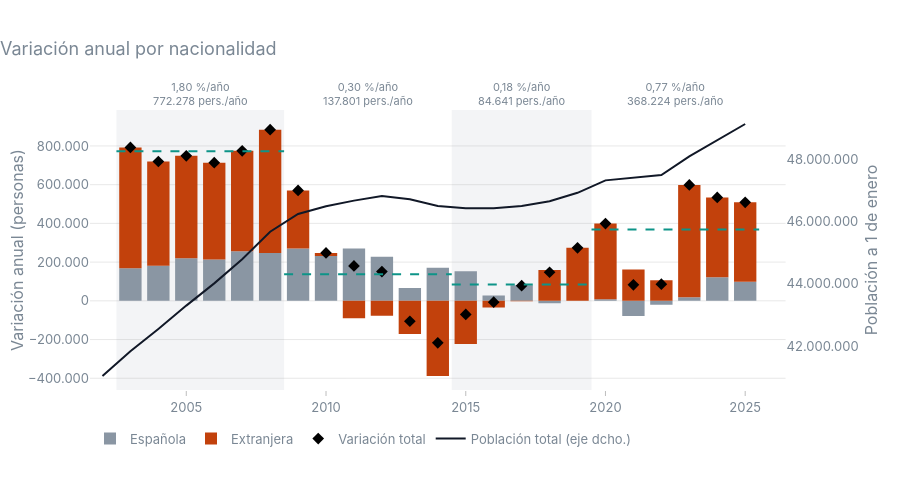
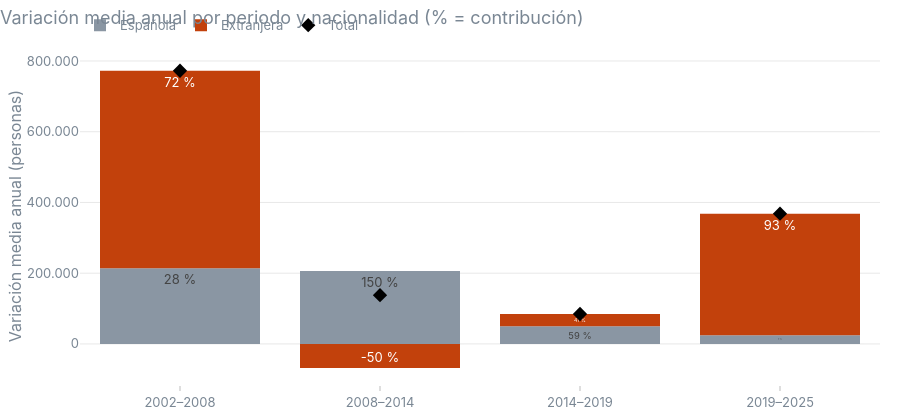
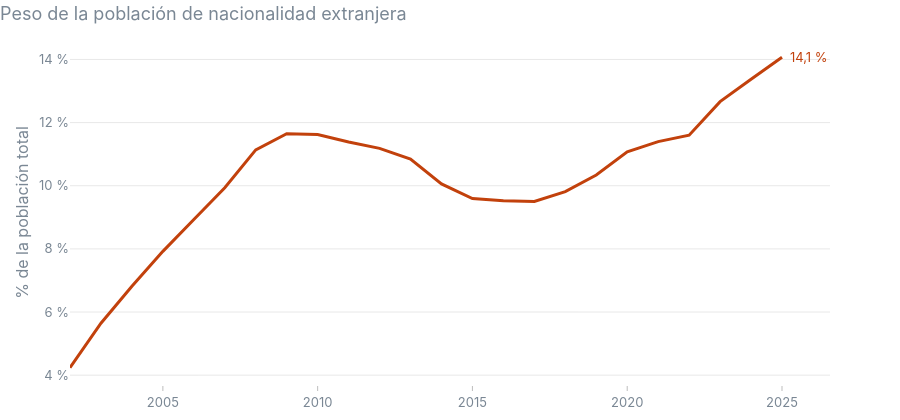

The notebook cell saved with these charts, in order:
### Code cell
grafico_anual(nac, total, "Variación anual por nacionalidad", COL_NAC, LIMITES).show()
grafico_periodos(res_nac, COL_NAC, "Variación media anual por periodo y nacionalidad (% = contribución)").show()
grafico_cuota(nac, total, COL_NAC, "Peso de la población de nacionalidad extranjera", excluir=["Española"]).show()

### Figure 1 — Plotly figure (JSON) as saved in the notebook; plotly's stock layout.template omitted (floating-point values rounded to 4 significant figures)
{"data": [{"customdata": [2002, 2003, 2004, 2005, 2006, 2007, 2008, 2009, 2010, 2011, 2012, 2013, 2014, 2015, 2016, 2017, 2018, 2019, 2020, 2021, 2022, 2023, 2024], "hovertemplate": "%{customdata} → %{x}: %{y:,.0f}<extra>Española</extra>", "marker": {"color": "#8a96a3"}, "name": "Española", "type": "bar", "x": [2003, 2004, 2005, 2006, 2007, 2008, 2009, 2010, 2011, 2012, 2013, 2014, 2015, 2016, 2017, 2018, 2019, 2020, 2021, 2022, 2023, 2024, 2025], "y": [168509, 180858, 219465, 212922, 256172, 247418, 269969, 231430, 270692, 227452, 65880, 171326, 152345, 27813, 80190, -11992, 441, 8583, -78676, -20415, 18060, 121672, 98913]}, {"customdata": [2002, 2003, 2004, 2005, 2006, 2007, 2008, 2009, 2010, 2011, 2012, 2013, 2014, 2015, 2016, 2017, 2018, 2019, 2020, 2021, 2022, 2023, 2024], "hovertemplate": "%{customdata} → %{x}: %{y:,.0f}<extra>Extranjera</extra>", "marker": {"color": "#c2410c"}, "name": "Extranjera", "type": "bar", "x": [2003, 2004, 2005, 2006, 2007, 2008, 2009, 2010, 2011, 2012, 2013, 2014, 2015, 2016, 2017, 2018, 2019, 2020, 2021, 2022, 2023, 2024, 2025], "y": [624055, 538761, 529416, 500712, 518518, 636861, 300364, 15920, -90139, -76410, -171446, -388232, -222367, -34651, -1681, 159669, 273440, 390516, 161424, 106344, 580574, 412662, 409689]}, {"marker": {"color": "black", "size": 9, "symbol": "diamond"}, "mode": "markers", "name": "Variación total", "type": "scatter", "x": [2003, 2004, 2005, 2006, 2007, 2008, 2009, 2010, 2011, 2012, 2013, 2014, 2015, 2016, 2017, 2018, 2019, 2020, 2021, 2022, 2023, 2024, 2025], "y": [792564, 719619, 748881, 713634, 774690, 884279, 570333, 247350, 180553, 151042, -105566, -216906, -70022, -6838, 78509, 147677, 273881, 399099, 82748, 85929, 598634, 534334, 508602]}, {"line": {"color": "#111827", "width": 2}, "mode": "lines", "name": "Población total (eje dcho.)", "type": "scatter", "x": [2002, 2003, 2004, 2005, 2006, 2007, 2008, 2009, 2010, 2011, 2012, 2013, 2014, 2015, 2016, 2017, 2018, 2019, 2020, 2021, 2022, 2023, 2024, 2025], "xaxis": "x", "y": [41035271, 41827836, 42547454, 43296335, 44009969, 44784659, 45668938, 46239271, 46486621, 46667175, 46818216, 46712650, 46495744, 46425722, 46418884, 46497393, 46645070, 46918951, 47318050, 47400798, 47486727, 48085361, 48619695, 49128297], "yaxis": "y2"}, {"hoverinfo": "skip", "line": {"color": "#0d9488", "dash": "dash", "width": 2}, "mode": "lines", "showlegend": false, "type": "scatter", "x": [2002.0, 2008.0], "y": [772300.0, 772300.0]}, {"hoverinfo": "skip", "line": {"color": "#0d9488", "dash": "dash", "width": 2}, "mode": "lines", "showlegend": false, "type": "scatter", "x": [2008.0, 2014.0], "y": [137801, 137801]}, {"hoverinfo": "skip", "line": {"color": "#0d9488", "dash": "dash", "width": 2}, "mode": "lines", "showlegend": false, "type": "scatter", "x": [2014.0, 2020.0], "y": [84640.0, 84640.0]}, {"hoverinfo": "skip", "line": {"color": "#0d9488", "dash": "dash", "width": 2}, "mode": "lines", "showlegend": false, "type": "scatter", "x": [2020.0, 2026.0], "y": [368200.0, 368200.0]}], "layout": {"annotations": [{"font": {"size": 11}, "showarrow": false, "text": "1,80 %/año<br>772.278 pers./año", "x": 2006.0, "y": 1, "yanchor": "bottom", "yref": "paper"}, {"font": {"size": 11}, "showarrow": false, "text": "0,30 %/año<br>137.801 pers./año", "x": 2012.0, "y": 1, "yanchor": "bottom", "yref": "paper"}, {"font": {"size": 11}, "showarrow": false, "text": "0,18 %/año<br>84.641 pers./año", "x": 2017, "y": 1, "yanchor": "bottom", "yref": "paper"}, {"font": {"size": 11}, "showarrow": false, "text": "0,77 %/año<br>368.224 pers./año", "x": 2022.0, "y": 1, "yanchor": "bottom", "yref": "paper"}], "barmode": "relative", "height": 500, "legend": {"orientation": "h", "y": -0.12, "yanchor": "top"}, "margin": {"b": 110, "r": 70, "t": 110}, "shapes": [{"fillcolor": "#8a96a3", "layer": "below", "line": {"width": 0}, "opacity": 0.1, "type": "rect", "x0": 2002.0, "x1": 2008.0, "xref": "x", "y0": 0, "y1": 1, "yref": "y domain"}, {"fillcolor": "#8a96a3", "layer": "below", "line": {"width": 0}, "opacity": 0, "type": "rect", "x0": 2008.0, "x1": 2014.0, "xref": "x", "y0": 0, "y1": 1, "yref": "y domain"}, {"fillcolor": "#8a96a3", "layer": "below", "line": {"width": 0}, "opacity": 0.1, "type": "rect", "x0": 2014.0, "x1": 2020.0, "xref": "x", "y0": 0, "y1": 1, "yref": "y domain"}, {"fillcolor": "#8a96a3", "layer": "below", "line": {"width": 0}, "opacity": 0, "type": "rect", "x0": 2020.0, "x1": 2026.0, "xref": "x", "y0": 0, "y1": 1, "yref": "y domain"}], "title": {"text": "Variación anual por nacionalidad", "x": 0}, "xaxis": {"anchor": "y", "domain": [0, 0.94]}, "yaxis": {"anchor": "x", "domain": [0, 1], "title": {"text": "Variación anual (personas)"}}, "yaxis2": {"anchor": "x", "overlaying": "y", "showgrid": false, "side": "right", "title": {"text": "Población a 1 de enero"}}}}

### Figure 2 — Plotly figure (JSON) as saved in the notebook; plotly's stock layout.template omitted (floating-point values rounded to 4 significant figures)
{"data": [{"marker": {"color": "#8a96a3"}, "name": "Española", "text": ["28 %", "150 %", "59 %", "7 %"], "textposition": "inside", "type": "bar", "x": ["2002–2008", "2008–2014", "2014–2019", "2019–2025"], "y": [214200.0, 206100.0, 49760.0, 24690.0]}, {"marker": {"color": "#c2410c"}, "name": "Extranjera", "text": ["72 %", "-50 %", "41 %", "93 %"], "textposition": "inside", "type": "bar", "x": ["2002–2008", "2008–2014", "2014–2019", "2019–2025"], "y": [558100.0, -68320.0, 34880.0, 343500.0]}, {"marker": {"color": "black", "size": 11, "symbol": "diamond"}, "mode": "markers", "name": "Total", "type": "scatter", "x": ["2002–2008", "2008–2014", "2014–2019", "2019–2025"], "y": [772300.0, 137800.0, 84640.0, 368200.0]}], "layout": {"barmode": "relative", "height": 420, "title": {"text": "Variación media anual por periodo y nacionalidad (% = contribución)", "x": 0}, "yaxis": {"title": {"text": "Variación media anual (personas)"}}}}

### Figure 3 — Plotly figure (JSON) as saved in the notebook; plotly's stock layout.template omitted (floating-point values rounded to 4 significant figures)
{"data": [{"hovertemplate": "%{y:.1f} %<extra>Extranjera</extra>", "line": {"color": "#c2410c", "width": 3}, "mode": "lines", "name": "Extranjera", "type": "scatter", "x": [2002, 2003, 2004, 2005, 2006, 2007, 2008, 2009, 2010, 2011, 2012, 2013, 2014, 2015, 2016, 2017, 2018, 2019, 2020, 2021, 2022, 2023, 2024, 2025], "y": [4.235, 5.647, 6.818, 7.923, 8.932, 9.935, 11.14, 11.65, 11.62, 11.38, 11.18, 10.84, 10.06, 9.594, 9.521, 9.501, 9.813, 10.34, 11.08, 11.4, 11.6, 12.66, 13.37, 14.07]}], "layout": {"annotations": [{"font": {"color": "#c2410c"}, "showarrow": false, "text": "14,1 %", "x": 2025, "xanchor": "left", "xshift": 6, "y": 14.07}], "height": 420, "margin": {"r": 70}, "title": {"text": "Peso de la población de nacionalidad extranjera", "x": 0}, "yaxis": {"tickformat": ".0f", "ticksuffix": " %", "title": {"text": "% de la población total"}}}}
